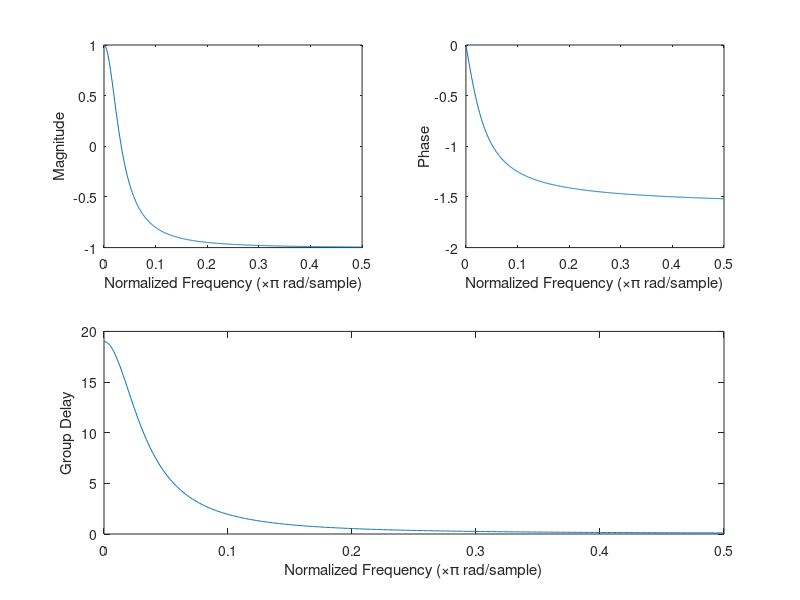

Source code (MATLAB):
function exe3_5()
a = [1 -0.9 ];
b = [-0.9 1];
a1 = [1];
b1 = [1]
[h1,w2] = freqz(b1,a1,1024);
[h,w] = freqz(b,a,1024);
[gp,w1] = grpdelay(b,a,1024);
[gp1,w3] = grpdelay(b,a,1024);
N = length(h)
N1 = length(gp)
subplot(2,2,1);plot(w(1:(N/2))/pi,0.5 * (h(1:(N/2))+h(1:(N/2))));
xlabel('Normalized Frequency (\times\pi rad/sample)')
ylabel('Magnitude')
subplot(2,2,2);plot(w(1:(N/2))/pi,unwrap(0.5 *(angle(h(1:N/2))+angle(h1(1:N/2)))))
xlabel('Normalized Frequency (\times\pi rad/sample)')
ylabel('Phase')
subplot(2,2,[3 4]); plot(w1(1:(N1/2))/pi,0.5 * (gp(1:(N1/2))+gp1(1:(N1/2))))
xlabel('Normalized Frequency (\times\pi rad/sample)')
ylabel('Group Delay')